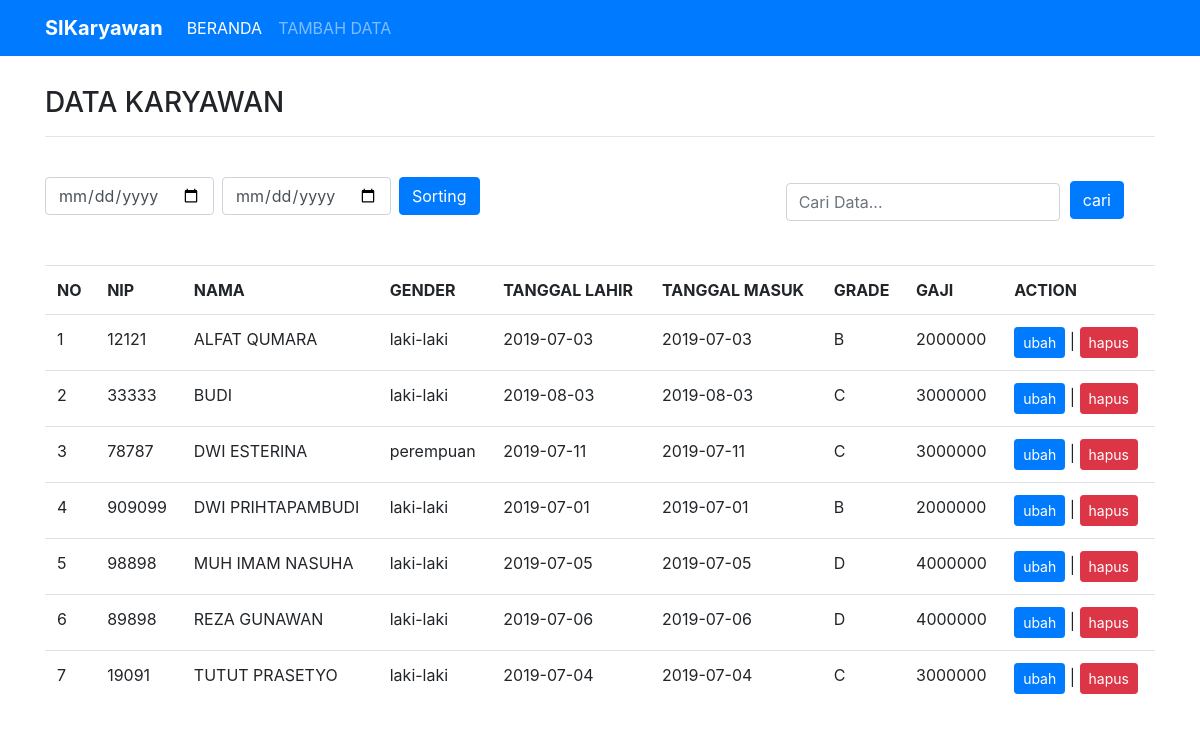
The page / on the database its author committed.
### tables this page shows
CREATE TABLE `tbl_karyawan` (
  `nip` int(20) NOT NULL,
  `nama` varchar(60) NOT NULL,
  `gender` varchar(20) NOT NULL,
  `tgl_lahir` date NOT NULL,
  `tgl_masuk` date NOT NULL,
  `grade` varchar(2) NOT NULL
);

### function.php (called while the page is built, shortened)
<?php
$conn=mysqli_connect("localhost","root","","si_karyawan");
function show($query){
     global $conn;
     $result=mysqli_query($conn,$query);
     $rows=[];
     while ($row=mysqli_fetch_assoc($result)){
          $rows[]=$row;
     }
     return $rows;
}
?>

### index.php (the view, shortened to what this page needs)
<?php
     require 'function.php';
     $karyawan=show("SELECT * FROM v_gajii ORDER BY nama ASC");
 ?>
<!DOCTYPE html>
<html>
<head>
     <link rel='stylesheet' type='text/css' media='screen' href='css/css/bootstrap.css'>
</head>
<body>
<!DOCTYPE html>
<html>
<head>
     <link rel='stylesheet' type='text/css' media='screen' href='css/css/bootstrap.css'>
</head>
<body>
     <nav class="navbar navbar-expand-lg navbar-dark bg-primary">
          <div class="container">
               <a class="navbar-brand" href="#"><b>SIKaryawan</b></a>
               <div class="collapse navbar-collapse" id="navbarNavAltMarkup">
                    <div class="navbar-nav">
                    <a class="nav-item nav-link active" href="index.php">BERANDA <span class="sr-only">(current)</span></a>
                    <a class="nav-item nav-link" href="tambah.php">TAMBAH DATA</a>
                    </div>
               </div>
          </div>
     </nav>
     <div class="container" style="margin-top: 30px;">
          <H3>DATA KARYAWAN</H3><hr><br>
          <div class="row">
          <div class="col col-lg">
          <form action="" mathod="post" class="form-inline">
               <input type="date" name="t1" class="form-control mb-2 mr-sm-2" id="inlineFormInputName2" placeholder="Jane Doe">
               <div class="input-group mb-2 mr-sm-2">
               <input type="date" name="t2" class="form-control" id="inlineFormInputGroupUsername2" placeholder="Username">
               </div>
               <button type="submit" name="sorting" class="btn btn-primary mb-2">Sorting</button>
          </form>
          </div>
          <form action="" method="POST" >
               <div class="form-group mx-sm-3 mb-2 form-inline" >
               <input type="text" name="search" class="form-control" placeholder="Cari Data..." style="margin-right:10px;">
               <button type="submit" name="cari" class="btn btn-primary mb-2 mt-1" style="margin-right:30px;">cari</button>
               </div>
          </form>
          </div>
          <table div class="table" style="margin-top: 30px;">
              <tr>
                    <th>NO</th>
                    <th>NIP</th>
                    <th>NAMA</th>
                    <th>GENDER</th>
                    <th>TANGGAL LAHIR</th>
                    <th>TANGGAL MASUK</th>
                    <th>GRADE</th>
                    <th>GAJI</th>
                    <th>ACTION</th>
              </tr>
               <?php $i=1;?>
              <?php foreach($karyawan as $kry):?>
              <tr>
                   <td><?=$i;?></td>
                   <td><?=$kry['nip'];?></td>
                   <td><?=$kry['nama'];?></td>
                   <td><?=$kry['gender'];?></td>
                   <td><?=$kry['tgl_masuk'];?></td>
                   <td><?=$kry['tgl_masuk'];?></td>
                   <td><?=$kry['grade'];?></td>
                   <td><?=$kry['gaji'];?></td>
                   <td><a class="btn btn-sm btn-primary" href="ubah.php?id=<?=$kry["nip"];?>">ubah</a> |
                   <a class="btn btn-sm btn-danger" onclick="return confirm('yakin ?');" href="hapus.php?id=<?= $kry["nip"];?>">hapus</a></td>
              </tr>
              <?php $i++;?>
               <?php endforeach;?>
          </table>
     </div>
</body>
</html>

### rows shown on the page
tbl_karyawan: nip "12121", nama "ALFAT QUMARA", gender "laki-laki", tgl_masuk "2019-07-03", grade "B", gaji "2000000"
tbl_karyawan: nip "33333", nama "BUDI", gender "laki-laki", tgl_masuk "2019-08-03", grade "C", gaji "3000000"
tbl_karyawan: nip "78787", nama "DWI ESTERINA", gender "perempuan", tgl_masuk "2019-07-11", grade "C", gaji "3000000"
tbl_karyawan: nip "909099", nama "DWI PRIHTAPAMBUDI", gender "laki-laki", tgl_masuk "2019-07-01", grade "B", gaji "2000000"
tbl_karyawan: nip "98898", nama "MUH IMAM NASUHA", gender "laki-laki", tgl_masuk "2019-07-05", grade "D", gaji "4000000"
tbl_karyawan: nip "89898", nama "REZA GUNAWAN", gender "laki-laki", tgl_masuk "2019-07-06", grade "D", gaji "4000000"
tbl_karyawan: nip "19091", nama "TUTUT PRASETYO", gender "laki-laki", tgl_masuk "2019-07-04", grade "C", gaji "3000000"
